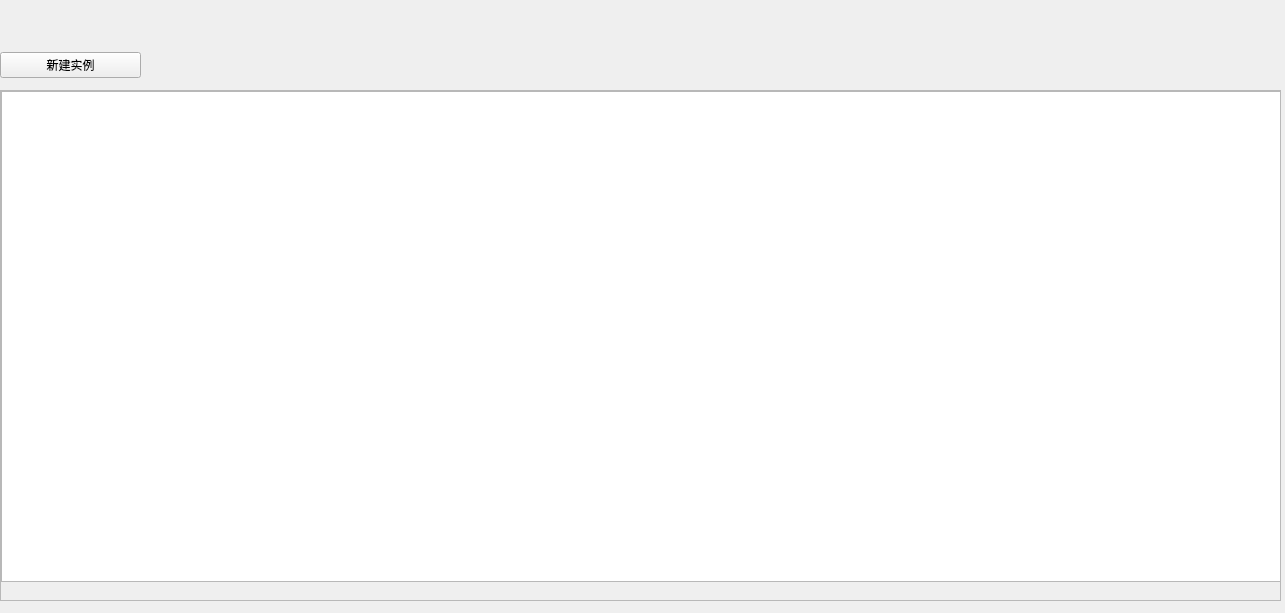
<?xml version="1.0" encoding="UTF-8"?>
<ui version="4.0">
 <class>Form</class>
 <widget class="QWidget" name="Form">
  <property name="geometry">
   <rect>
    <x>0</x>
    <y>0</y>
    <width>1285</width>
    <height>613</height>
   </rect>
  </property>
  <property name="windowTitle">
   <string>Form</string>
  </property>
  <widget class="QWidget" name="horizontalLayoutWidget">
   <property name="geometry">
    <rect>
     <x>0</x>
     <y>40</y>
     <width>141</width>
     <height>51</height>
    </rect>
   </property>
   <layout class="QHBoxLayout" name="horizontalLayout">
    <item>
     <widget class="QPushButton" name="pushButton">
      <property name="text">
       <string>新建实例</string>
      </property>
     </widget>
    </item>
   </layout>
  </widget>
  <widget class="QScrollArea" name="scrollArea">
   <property name="geometry">
    <rect>
     <x>0</x>
     <y>90</y>
     <width>1281</width>
     <height>511</height>
    </rect>
   </property>
   <property name="widgetResizable">
    <bool>true</bool>
   </property>
   <widget class="QWidget" name="scrollAreaWidgetContents">
    <property name="geometry">
     <rect>
      <x>0</x>
      <y>0</y>
      <width>1279</width>
      <height>509</height>
     </rect>
    </property>
    <widget class="QTableWidget" name="tableWidget">
     <property name="geometry">
      <rect>
       <x>0</x>
       <y>0</y>
       <width>1281</width>
       <height>491</height>
      </rect>
     </property>
    </widget>
   </widget>
  </widget>
 </widget>
 <resources/>
 <connections/>
</ui>
